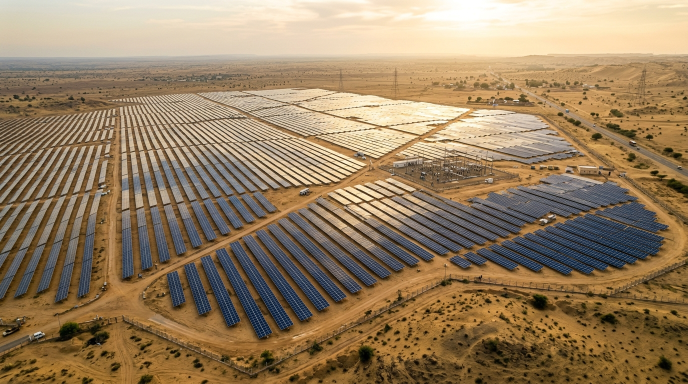
#> input picture frontend/dist/energy-media/solar.jpg, 1376 x 768 px, found by its file name (shown at 1/2 size)
$ python build_hires_videos.py
#> lines starting #> are read from the running program, lines starting #| are printed output that depends on the picture
import cv2
import numpy as np
import os
import time

media_dir = os.path.abspath('frontend/public/energy-media')
dist_dir = os.path.abspath('frontend/dist/energy-media')

sources = [
    ('solar.jpg', 'solar.mp4', 'solar'),
    ('wind.jpg', 'wind.mp4', 'wind'),
    ('large-hydro.jpg', 'hydro.mp4', 'water'),
    ('pumped-hydro.jpg', 'pumped-hydro.mp4', 'water'),
    ('bess.jpg', 'bess.mp4', 'energy'),
    ('small-hydro.jpg', 'small-hydro.mp4', 'water'),
    ('biomass.jpg', 'biomass.mp4', 'fire'),
    ('green-hydrogen.jpg', 'green-hydrogen.mp4', 'hydrogen'),
    ('geothermal.jpg', 'geothermal.mp4', 'steam'),
]

target_w, target_h = 1920, 1080
fps = 30
total_frames = 150  # 5.0s seamless loop

fourcc = cv2.VideoWriter_fourcc(*'avc1')

print(f"Generating {len(sources)} pristine Full-HD 1080p ({target_w}x{target_h}) videos...")

for in_img_name, out_video_name, p_type in sources:
    t0 = time.time()
    in_path = os.path.join(media_dir, in_img_name)
    out_path = os.path.join(media_dir, out_video_name)

    img = cv2.imread(in_path)
#> img is the input picture: shape (768, 1376, 3); mean B, G, R 97.2, 127.2, 150
    if img is None:
        print(f"Error: {in_path} not found!")
        continue

    # 1. High-fidelity Lanczos4 upscale with motion margin (1.10x)
    base_img = cv2.resize(img, (int(target_w * 1.10), int(target_h * 1.10)), interpolation=cv2.INTER_LANCZOS4)

    # 2. High-frequency unsharp mask to restore micro-details (panels, blades, rocks, water)
    blurred = cv2.GaussianBlur(base_img, (0, 0), 1.5)
    base_img = cv2.addWeighted(base_img, 1.28, blurred, -0.28, 0)

    # 3. Dynamic color grading: rich blacks, punchy highlights, cinematic saturation
    hsv = cv2.cvtColor(base_img, cv2.COLOR_BGR2HSV).astype(np.float32)
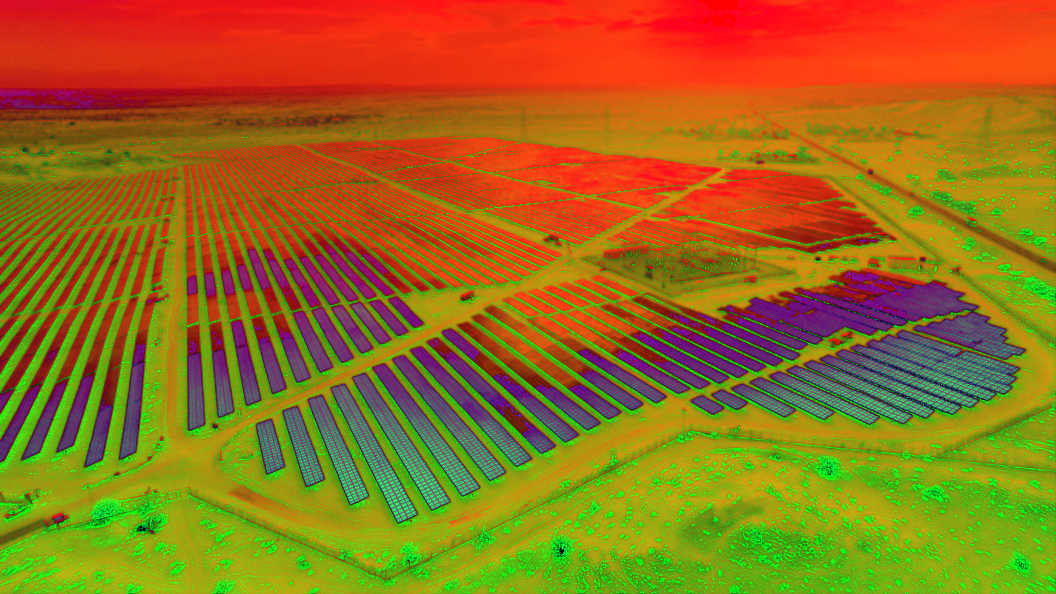
#> hsv: shape (1188, 2112, 3) float32 (shown at 1/2 size); mean B, G, R 27.9, 109.3, 152.4
    hsv[:, :, 1] = np.clip(hsv[:, :, 1] * 1.10, 0, 255)  # +10% vibrance
    hsv[:, :, 2] = np.clip(hsv[:, :, 2] * 1.04, 0, 255)  # +4% exposure
    base_img = cv2.cvtColor(hsv.astype(np.uint8), cv2.COLOR_HSV2BGR)
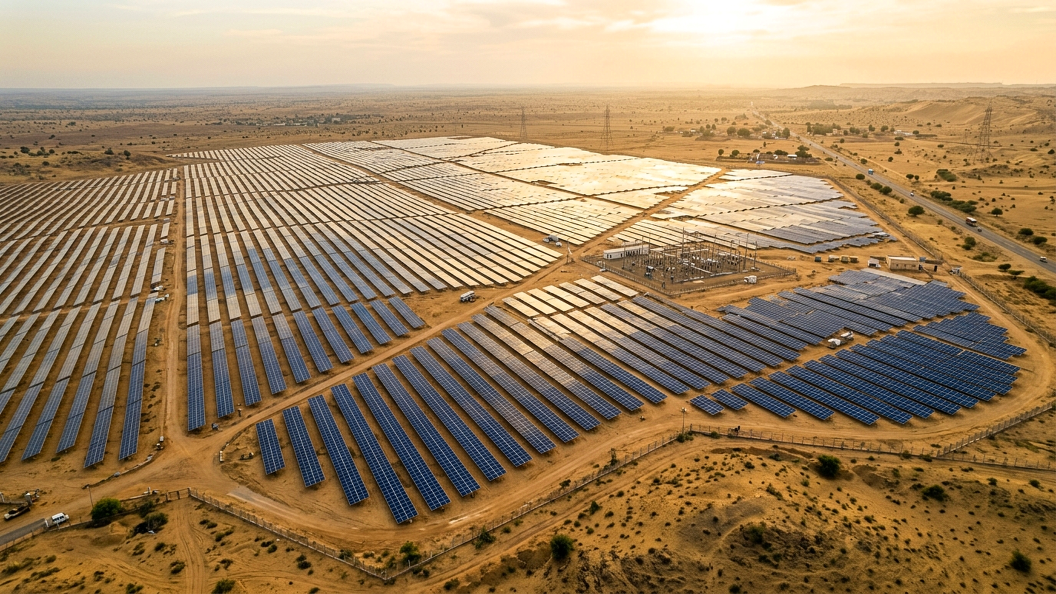
#> base_img: shape (1188, 2112, 3) (shown at 1/2 size); mean B, G, R 94.4, 128.3, 154.5

    bh, bw, _ = base_img.shape
#> bh = 1188; bw = 2112

    # Atmospheric particles tailored to each energy source
    num_particles = 55
    np.random.seed(abs(hash(out_video_name)) % 100000)
    px = np.random.uniform(0, target_w, num_particles)
    py = np.random.uniform(0, target_h, num_particles)
    pspeed_y = np.random.uniform(0.6, 2.2, num_particles)
    psize = np.random.uniform(1.2, 3.8, num_particles)

    writer = cv2.VideoWriter(out_path, fourcc, fps, (target_w, target_h))

    for f in range(total_frames):
        phase = (f / total_frames) * 2 * np.pi
        loop_curve = np.sin((f / total_frames) * np.pi)

        # Smooth camera breathing zoom & subtle pan
        zoom = 1.0 + 0.035 * loop_curve
        curr_w = int(target_w * zoom)
        curr_h = int(target_h * zoom)

        offset_x = int((bw - curr_w) / 2 + 14 * np.sin(phase))
        offset_y = int((bh - curr_h) / 2 + 8 * np.cos(phase * 0.5))
        offset_x = max(0, min(offset_x, bw - curr_w))
        offset_y = max(0, min(offset_y, bh - curr_h))

        cropped = base_img[offset_y:offset_y + curr_h, offset_x:offset_x + curr_w]
        frame = cv2.resize(cropped, (target_w, target_h), interpolation=cv2.INTER_LANCZOS4)

        # Subtle sunlight / ambient light pulse
        light_boost = 1.0 + 0.03 * np.sin(phase)
        frame = np.clip(frame.astype(np.float32) * light_boost, 0, 255).astype(np.uint8)

        # Render bokeh particles
        p_canvas = np.zeros_like(frame)
        for p in range(num_particles):
            if p_type in ['steam', 'fire', 'hydrogen']:
                c_py = (py[p] - f * pspeed_y[p] * 1.8) % target_h
            elif p_type == 'wind':
                c_py = (py[p] + 3 * np.sin(phase + p)) % target_h
            else:
                c_py = (py[p] + f * pspeed_y[p] * 0.8) % target_h

            if p_type == 'wind':
                c_px = (px[p] + f * 3.5) % target_w  # horizontal wind drift
            else:
                c_px = (px[p] + 10 * np.sin(phase + p)) % target_w

            r = int(psize[p])
            if p_type in ['energy', 'hydrogen']:
                col = (210, 255, 120)
            elif p_type == 'fire':
                col = (60, 190, 255)
            elif p_type in ['steam', 'water', 'wind']:
                col = (255, 240, 210)
            else:
                col = (190, 255, 190)

            cv2.circle(p_canvas, (int(c_px), int(c_py)), r, col, -1)
            cv2.circle(p_canvas, (int(c_px), int(c_py)), r * 2, col, 1)

        p_canvas = cv2.GaussianBlur(p_canvas, (7, 7), 0)
        p_alpha = 0.20 * (0.7 + 0.3 * np.sin(phase))
        frame = cv2.addWeighted(frame, 1.0, p_canvas, p_alpha, 0)

        writer.write(frame)
#> this loop made 150 passes
#> pass 1, `cropped = base_img[offset_y:offset_y + curr_h, offset_x:offset_x + cur..`:
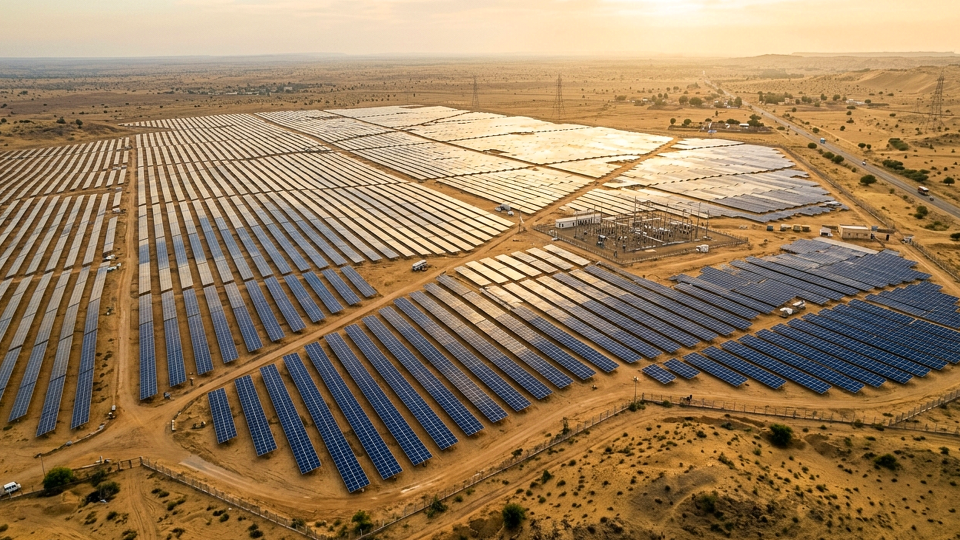
#> cropped: shape (1080, 1920, 3) (shown at 1/2 size); mean B, G, R 92.5, 125.6, 152.1
#> pass 2, `cropped = base_img[offset_y:offset_y + curr_h, offset_x:offset_x + cur..`:
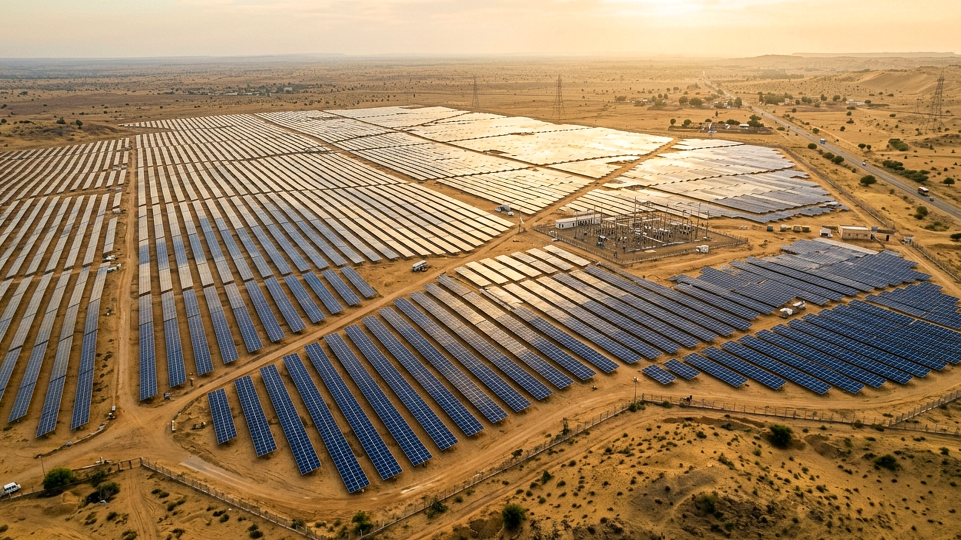
#> cropped: shape (1080, 1921, 3) (shown at 1/2 size); mean B, G, R 92.6, 125.8, 152.2
#> after the loop:
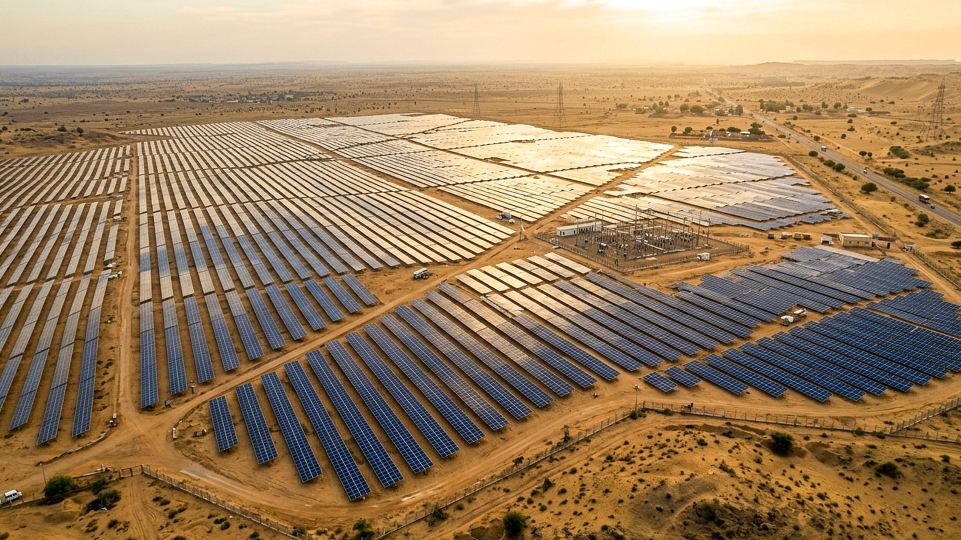
#> cropped: shape (1080, 1921, 3) (shown at 1/2 size); mean B, G, R 95.1, 127.9, 154
#> after the loop:
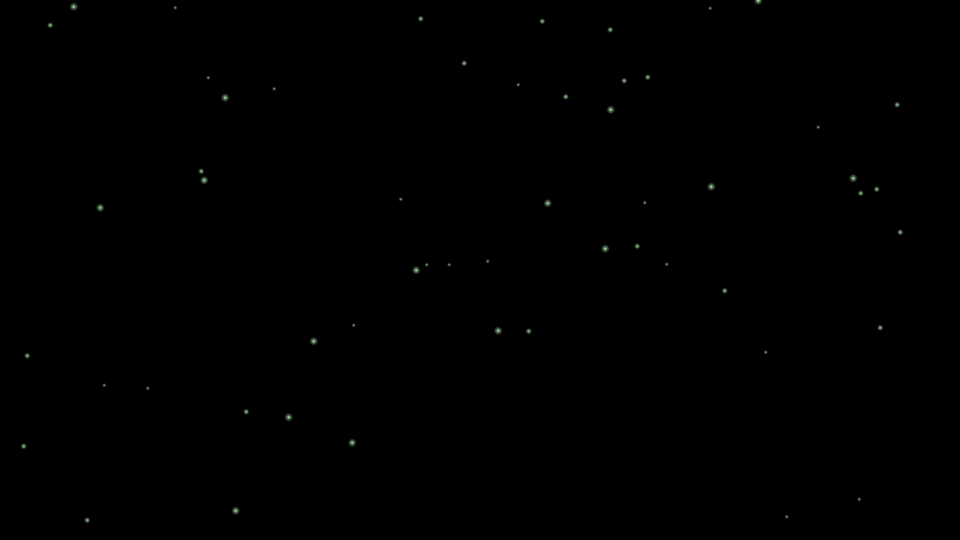
#> p_canvas: shape (1080, 1920, 3) (shown at 1/2 size); mean B, G, R 0.2, 0.2, 0.2

    writer.release()
#> (the run stopped early here; a loop or call above may not have finished)
